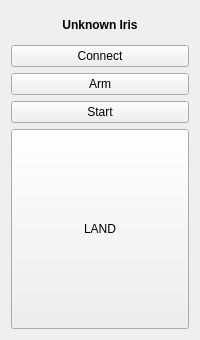
<?xml version="1.0" encoding="UTF-8"?>
<ui version="4.0">
 <class>MainWindow</class>
 <widget class="QMainWindow" name="MainWindow">
  <property name="geometry">
   <rect>
    <x>0</x>
    <y>0</y>
    <width>200</width>
    <height>340</height>
   </rect>
  </property>
  <property name="windowTitle">
   <string>MainWindow</string>
  </property>
  <widget class="QWidget" name="centralWidget">
   <property name="minimumSize">
    <size>
     <width>200</width>
     <height>0</height>
    </size>
   </property>
   <property name="layoutDirection">
    <enum>Qt::LeftToRight</enum>
   </property>
   <layout class="QVBoxLayout" name="verticalLayout_2">
    <item>
     <widget class="QLabel" name="label">
      <property name="text">
       <string>&lt;html&gt;&lt;head/&gt;&lt;body&gt;&lt;p&gt;&lt;span style=&quot; font-weight:600;&quot;&gt;Unknown Iris&lt;/span&gt;&lt;/p&gt;&lt;/body&gt;&lt;/html&gt;</string>
      </property>
      <property name="textFormat">
       <enum>Qt::AutoText</enum>
      </property>
      <property name="alignment">
       <set>Qt::AlignCenter</set>
      </property>
     </widget>
    </item>
    <item>
     <widget class="QPushButton" name="pushButton">
      <property name="text">
       <string>Connect</string>
      </property>
     </widget>
    </item>
    <item>
     <widget class="QPushButton" name="bArm">
      <property name="text">
       <string>Arm</string>
      </property>
     </widget>
    </item>
    <item>
     <widget class="QPushButton" name="bStart">
      <property name="text">
       <string>Start</string>
      </property>
     </widget>
    </item>
    <item>
     <widget class="QPushButton" name="bLand">
      <property name="minimumSize">
       <size>
        <width>0</width>
        <height>200</height>
       </size>
      </property>
      <property name="text">
       <string>LAND</string>
      </property>
     </widget>
    </item>
   </layout>
  </widget>
 </widget>
 <layoutdefault spacing="6" margin="11"/>
 <resources/>
 <connections/>
</ui>
